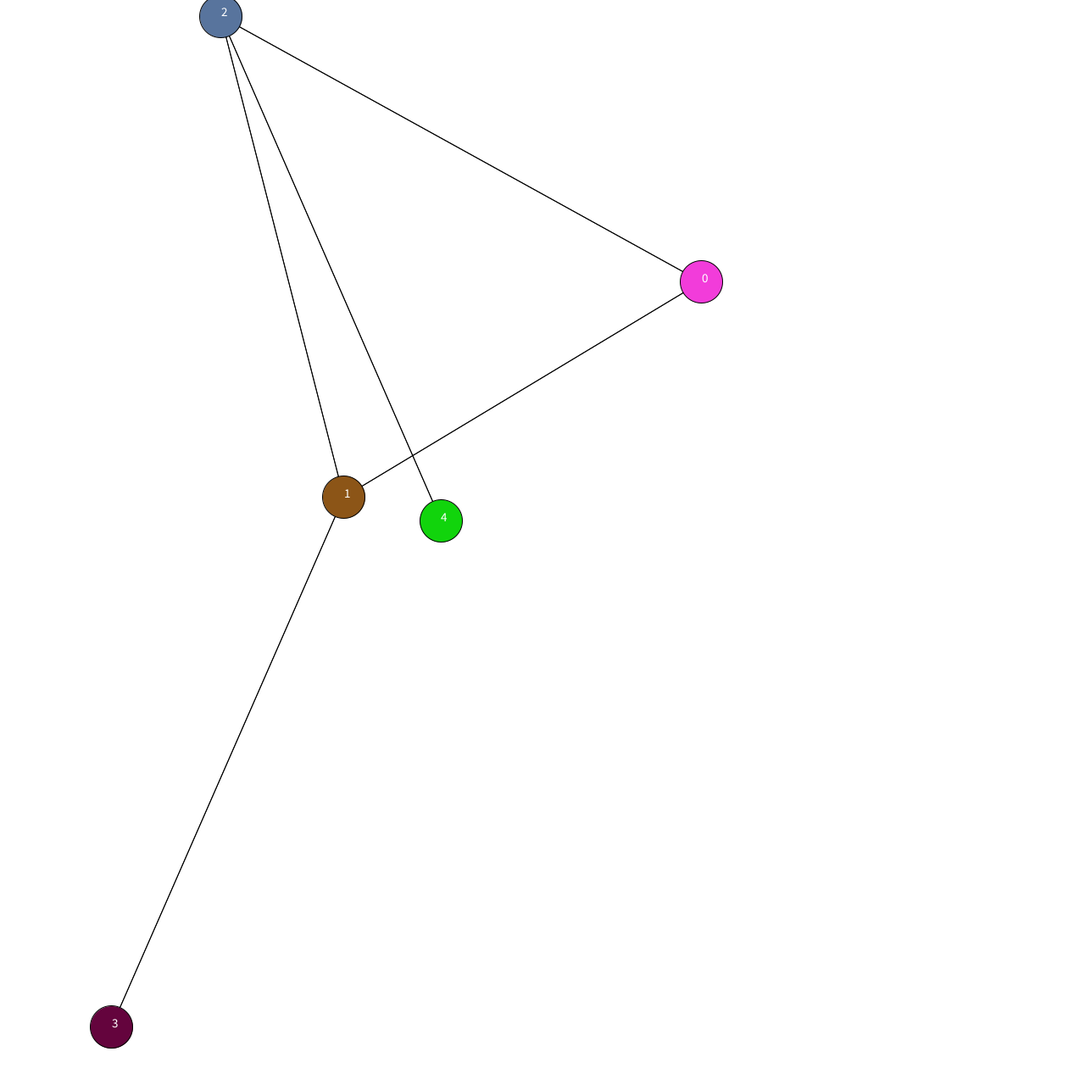
Frame 1 (no input)
Frame 60 (the mouse pressed at the canvas centre just before this capture): identical to frame 1, image omitted
Frame 120 (the mouse held since frame 60 and released just before this capture): identical to frame 1, image omitted

The Processing sketch that drew this single still picture (run headless with seeded random() and noise(); from frame 60 on, the mouse is pressed at the canvas centre):

// Processing sketch: GraphVisualizer
// ── GraphVisualizer.pde
class Node {
  float x, y; 
  float radius; 
  color col; 
  int id;
  
  Node(float x, float y, float radius, color col, int id) {
    this.x = x;
    this.y = y;
    this.radius = radius;
    this.col = col;
    this.id = id;
  }


  void display() {
    fill(col);
    ellipse(x, y, radius*2, radius*2);
    fill(255);
    textSize(15);
    text(id, x, y);
  }
  
  float getX(){return x;}
  float getY(){return y;}
}

class Link{
  float x_0, y_0, x_1, y_1;
  int start, end;
  
  Link(float x_0, float y_0,float x_1, float y_1, int start, int end){
    this.x_0 = x_0;
    this.y_0 = y_0;
    this.x_1 = x_1;
    this.y_1 = y_1;
    this.start = start;
    this.end = end;
  }
  
  void display() {
    fill(0,0,0);
    line(x_0, y_0, x_1, y_1);
  }
}


ArrayList<Node> nodes;
ArrayList<Link> links;
ArrayList<float[]> positions;
ArrayList<ArrayList<Integer>> adjList;
int numNodes = 5;

void addEdge(int u, int v) {
  adjList.get(u).add(v);
  adjList.get(v).add(u); 
}

void setup() {
  size(1280, 1280);
  adjList = new ArrayList<ArrayList<Integer>>();
  links = new ArrayList<Link>();
  positions = new ArrayList<float[]>(); 
  for (int i = 0; i < numNodes; i++) {
    adjList.add(new ArrayList<Integer>());
  }

  addEdge(0, 1);
  addEdge(0, 2);
  addEdge(1, 2);
  addEdge(1, 3);
  addEdge(2, 4);

  nodes = new ArrayList<Node>();
  for (int i = 0; i < numNodes; i++) {
    float x = random(1280);
    float y = random(1280);
    nodes.add(new Node(x, y, 25, color(random(255), random(255), random(255)), i));
    float[] position = {x, y};
    println(position);
    positions.add(position);
  }
  for(int i=0; i<adjList.size(); i++){
    for(int j=0; j<adjList.get(i).size(); j++){
      int start_id = i;
      int end_id = adjList.get(i).get(j);
      Node start_node = nodes.get(start_id);
      Node end_node = nodes.get(end_id);
      float x_0 = start_node.getX();
      float y_0 = start_node.getY();
      float x_1 = end_node.getX();
      float y_1 = end_node.getY();
      Link link = new Link(x_0, y_0, x_1, y_1, start_id, end_id);
      links.add(link);
    }
  }
}

void draw() {
  background(255);
  
  for (Link n : links) {
    n.display();
  }
  for (Node n : nodes) {
    n.display();
  }
}
